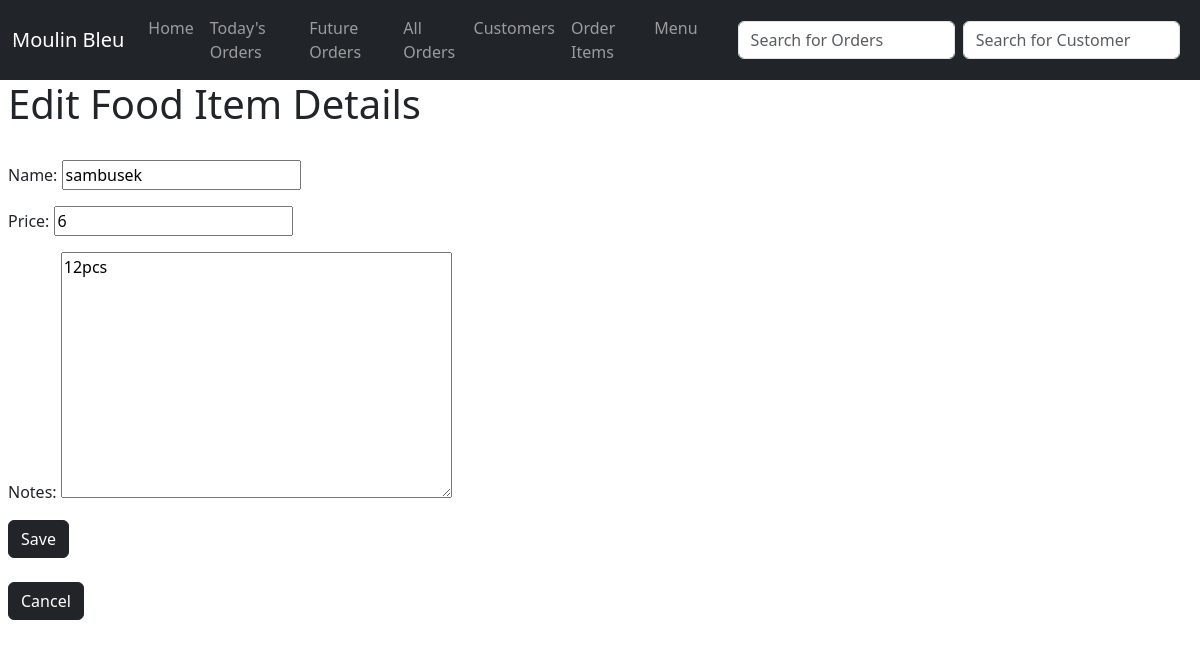
Screenshot of /food_details/edit/3 with the database file from the repository.
### menuapp/models.py (models this page shows, shortened)
class FoodItem(models.Model):
    name = models.CharField(max_length=255)
    price = models.IntegerField()
    notes = models.TextField()
    plat_du_jour = models.BooleanField(default=False)

### menuapp/views.py (the view, shortened to what this page needs)
# urls.py: path("food_details/edit/<int:pk>", EditFoodView.as_view(), name="edit_food"),
class EditFoodView(UpdateView):
    model = FoodItem
    template_name = "edit_food.html"
    fields = ("name", "price", "notes")

### menuapp/templates/edit_food.html (shortened to what this page needs)
{% extends 'base.html' %}
{% block content %}
<h1>Edit Food Item Details</h1>
<br>
<form method="POST">
    {{ form.as_p }}
    <button class="btn btn-dark">Save</button>
</form>
<br>
<a href="{%url 'food_details' object.pk %}"> <button class="btn btn-dark">Cancel</button></a>
{% endblock %}

### rows the page displays
FoodItem: name "sambusek", price "6", notes "12pcs"
